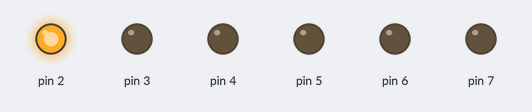
Simulated run of this sketch. Board: Arduino Uno, built with avr-gcc and run on an emulated ATmega328P. On the bench: output pins drawn as LEDs (lit = HIGH).

Above: at 0.5 s.
At 1.5 s:
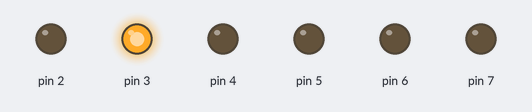
At 2.5 s:
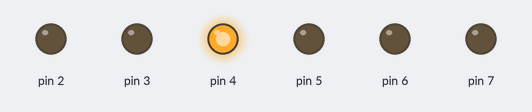
At 3.5 s:
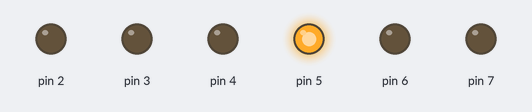
At 4.5 s:
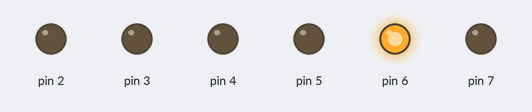
At 5.5 s:
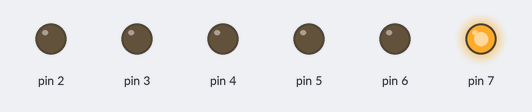
Timing chart, 0 to 7.8 s (numbered marks = the images above):
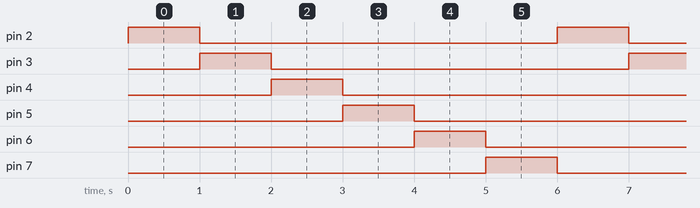

The sketch:

Run_leds.ino
```cpp
#include <avr/io.h>      //IO library
#include <util/delay.h>  //delay library
#include <stdint.h>      //datatypes library

int main(void){
  DDRD = 0b11111100;     //set direction of all bits except bit 0 and 1 for port D to output
  int counter;          //set datatype of counter to integer

  while(1){
    //initialize counter to 4
    //alternate between PD4 and PD7 in lighting the LEDS with a delay of 1s
    for(counter = 4; counter <= 128; counter*=2){
        PORTD = counter;
        _delay_ms(1000);
     }
  }
}
```

Measured:
- by itself, pin 2–7: alternates HIGH for 1.0 s and LOW for 5.0 s
- by itself, everything shown: repeats every 6.0 s, in 6 steps
